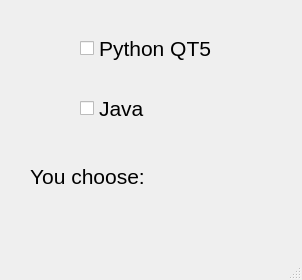
<?xml version="1.0" encoding="UTF-8"?>
<ui version="4.0">
 <class>MainWindow</class>
 <widget class="QMainWindow" name="MainWindow">
  <property name="geometry">
   <rect>
    <x>0</x>
    <y>0</y>
    <width>302</width>
    <height>280</height>
   </rect>
  </property>
  <property name="windowTitle">
   <string>MainWindow</string>
  </property>
  <widget class="QWidget" name="centralwidget">
   <widget class="QCheckBox" name="check_python">
    <property name="geometry">
     <rect>
      <x>80</x>
      <y>30</y>
      <width>167</width>
      <height>37</height>
     </rect>
    </property>
    <property name="font">
     <font>
      <pointsize>16</pointsize>
     </font>
    </property>
    <property name="text">
     <string>Python QT5</string>
    </property>
   </widget>
   <widget class="QCheckBox" name="check_java">
    <property name="geometry">
     <rect>
      <x>80</x>
      <y>90</y>
      <width>79</width>
      <height>37</height>
     </rect>
    </property>
    <property name="font">
     <font>
      <pointsize>16</pointsize>
     </font>
    </property>
    <property name="text">
     <string>Java</string>
    </property>
   </widget>
   <widget class="QLabel" name="label">
    <property name="geometry">
     <rect>
      <x>30</x>
      <y>160</y>
      <width>221</width>
      <height>33</height>
     </rect>
    </property>
    <property name="font">
     <font>
      <pointsize>16</pointsize>
     </font>
    </property>
    <property name="text">
     <string>You choose: </string>
    </property>
    <property name="textFormat">
     <enum>Qt::AutoText</enum>
    </property>
   </widget>
  </widget>
  <widget class="QMenuBar" name="menubar">
   <property name="geometry">
    <rect>
     <x>0</x>
     <y>0</y>
     <width>302</width>
     <height>26</height>
    </rect>
   </property>
  </widget>
  <widget class="QStatusBar" name="statusbar"/>
 </widget>
 <resources/>
 <connections/>
</ui>
